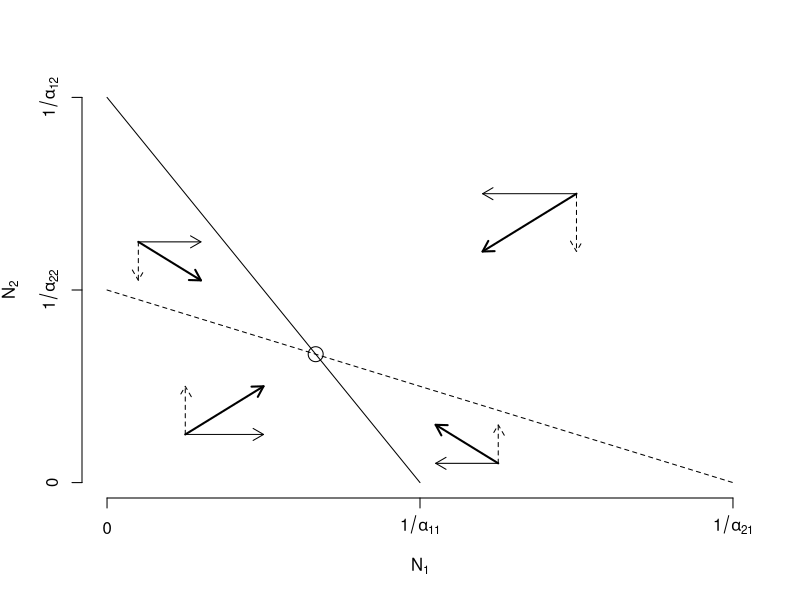
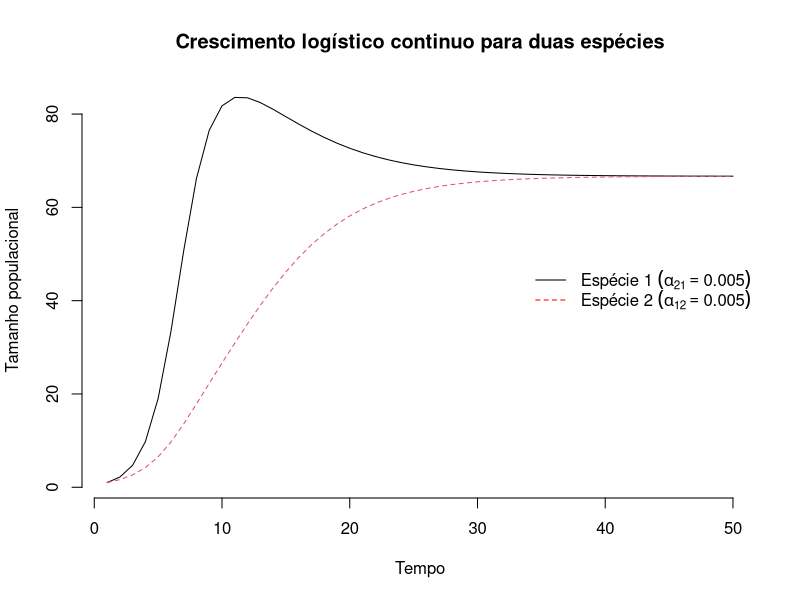
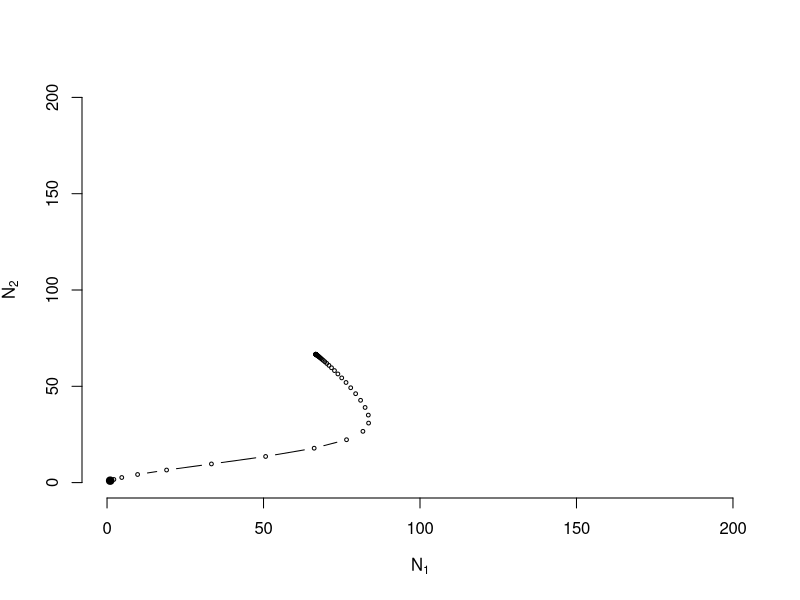
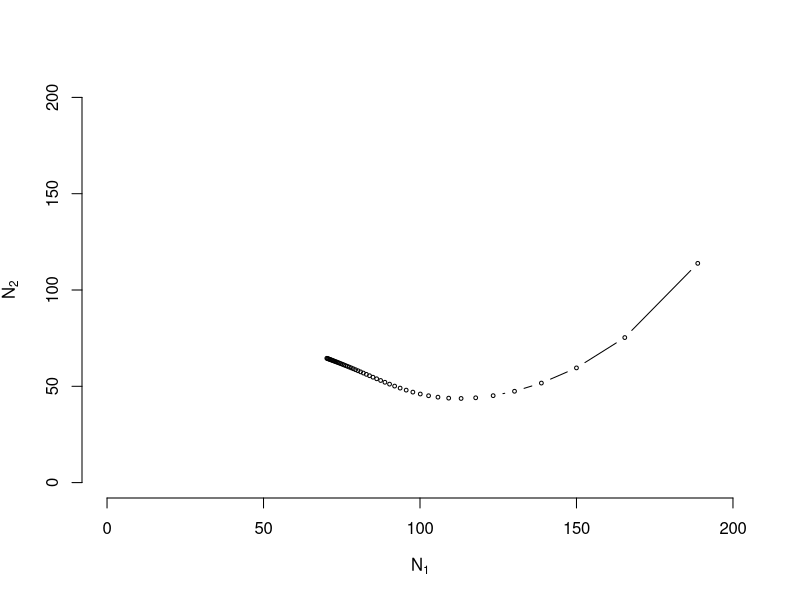
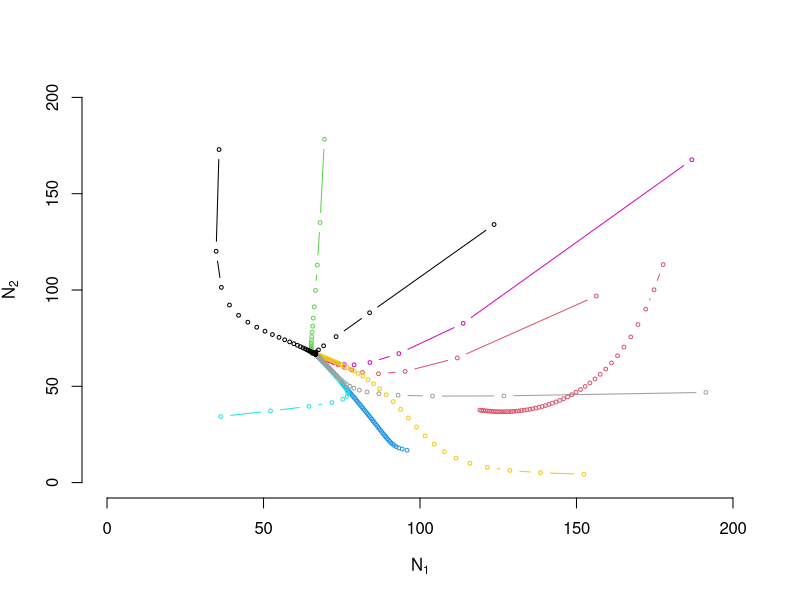
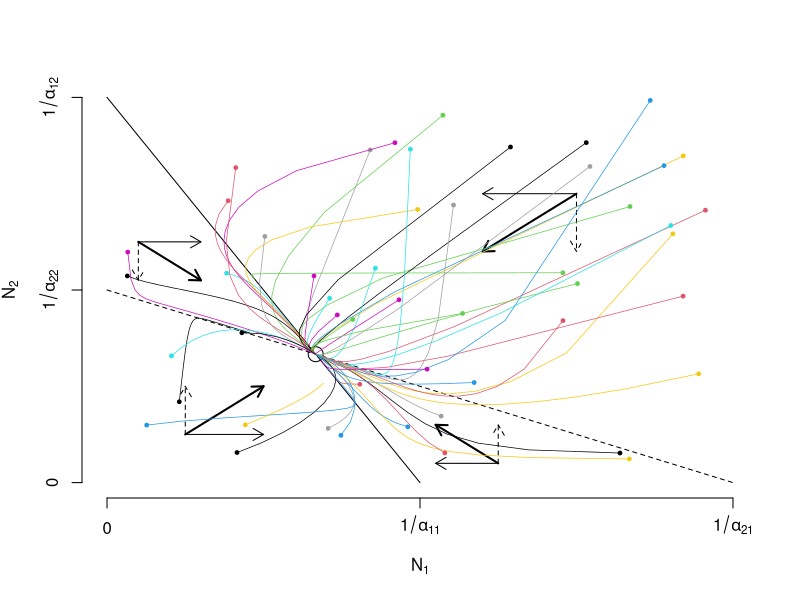

The R script that drew these images, in order:
#########################################################################
#Testando o atrator
#########################################################################
library(deSolve)

a <- matrix(c(0.01, 0.005, 0.005, 0.01), ncol = 2, byrow = TRUE)
a

### Ambas isoclines no mesmo grafico
plot((a[2,2]-a[1,2])/(a[2,2]*a[1,1] - a[1,2]*a[2,1]),(a[1,1]-a[2,1])/(a[2,2]*a[1,1] - a[1,2]*a[2,1]), cex=2,
     pch=1, col=1, axes=FALSE,ylim=c(0, max(1/a[2,2], 1/a[1,2])), xlim=c(0, max(1/a[1,1], 1/a[2,1])),
     ylab=expression("N"[2]), xlab=expression("N"[1]), pty='s')
curve(1/a[2,2] - (a[2,1]/a[2,2])*x, 0, 1/a[2,1], add=TRUE, lty=2)
curve(1/a[1,2] - (a[1,1]/a[1,2])*x, 0, 1/a[1,1], add=T)
axis(1, c(0, 1/a[1,1], 1/a[2,1]),c(0, expression(1/alpha[11]),expression(1/alpha[21])))
axis(2, c(0, 1/a[2,2], 1/a[1,2]),c(0, expression(1/alpha[22]),expression(1/alpha[12])))
arrows(c(25,25,25), c(25,25,25), c(25,50,50), c(50,25,50),col=1, length=.12, lwd=c(1,1,2), lty=c(2,1,1))
arrows(c(150,150,150), c(150,150,150), c(150,120, 120), c(120,150,120),col=1, length=.12,  lwd=c(1,1,2), lty=c(2,1,1))
arrows(c(10, 10, 10), c(125,125,125), c(10,30,30), c(105,125,105),length=0.12, col=1,  lwd=c(1,1,2), lty=c(2,1,1))
arrows(c(125,125,125), c(10, 10,10), c(125,105,105), c(30,10,30),length=0.12, col=1,  lwd=c(1,1,2), lty=c(2,1,1))

#Modelo para crescimento continuo
lvcomp2 <- function(t, n, parms) {
  with(as.list(parms), {
    dn1dt <- r1*n[1]*(1-a11*n[1] - a12*n[2])
    dn2dt <- r2*n[2]*(1-a22*n[2] - a21*n[1])
    list(c(dn1dt, dn2dt))
  } )
}


#Resolvendo continuamente com desolve
a
parms <- c(r1=0.8,r2=0.5,a11=0.010,a21=0.005,a22=0.010,a12=0.005);
initialN<-c(1,1)
out<-ode(y=initialN, times=1:50, func=lvcomp2, parms=parms)

#
matplot(out[,1],out[,-1],type='l',xlab="Tempo",ylab="Tamanho populacional",
        frame.plot=F,main="Crescimento logístico continuo para duas espécies")
legend("right",c(expression("Espécie 1 "*(alpha[21]==0.005)),
                expression("Espécie 2 "*(alpha[12]==0.005))),
       lty=1:2,bty='n',col=c("black","red"))

#Representação das abundancias das duas espécies num plano
plot(1, 1, type = "p", ylim = c(0, 200), xlim = c(0,200),frame=F,
     ylab = expression("N"[2]),xlab=expression("N"[1]),pch=19)
points(out[,2],out[,3],type="b",cex=0.5)

#Agora um caso onde as taxas de crescimento são definidas ao acaso,
#assim como a população inicial
plot(1, 1, type = "n", ylim = c(0, 200), xlim = c(0,200),frame=F,
     ylab = expression("N"[2]),xlab=expression("N"[1]),pch=19)

parms[1:2]<-runif(2,0,1)
initialN<-runif(2,1,200)
out<-ode(y=initialN, times=1:50, func=lvcomp2, parms=parms)
points(out[,2],out[,3],type="b",cex=0.5,col=1)

#O mesmo procedimento anterior varias vezes no mesmo grafico
plot(1, 1, type = "n", ylim = c(0, 200), xlim = c(0,200),frame=F,
     ylab = expression("N"[2]),xlab=expression("N"[1]),pch=19)

for(i in 1:10) {
    parms[1:2]<-runif(2,0,1)
    initialN<-runif(2,1,200)
    out<-ode(y=initialN, times=1:50, func=lvcomp2, parms=parms)
    points(out[,2],out[,3],type="b",cex=0.5,col=i)
    }

#O mesmo procedimento para o nosso grafico de isoclines
plot((a[2,2]-a[1,2])/(a[2,2]*a[1,1] - a[1,2]*a[2,1]),(a[1,1]-a[2,1])/(a[2,2]*a[1,1] - a[1,2]*a[2,1]), cex=2,
     pch=1, col=1, axes=FALSE,ylim=c(0, max(1/a[2,2], 1/a[1,2])), xlim=c(0, max(1/a[1,1], 1/a[2,1])),
     ylab=expression("N"[2]), xlab=expression("N"[1]), pty='s')
curve(1/a[2,2] - (a[2,1]/a[2,2])*x, 0, 1/a[2,1], add=TRUE, lty=2)
curve(1/a[1,2] - (a[1,1]/a[1,2])*x, 0, 1/a[1,1], add=T)
axis(1, c(0, 1/a[1,1], 1/a[2,1]),c(0, expression(1/alpha[11]),expression(1/alpha[21])))
axis(2, c(0, 1/a[2,2], 1/a[1,2]),c(0, expression(1/alpha[22]),expression(1/alpha[12])))
arrows(c(25,25,25), c(25,25,25), c(25,50,50), c(50,25,50),col=1, length=.12, lwd=c(1,1,2), lty=c(2,1,1))
arrows(c(150,150,150), c(150,150,150), c(150,120, 120), c(120,150,120),col=1, length=.12,  lwd=c(1,1,2), lty=c(2,1,1))
arrows(c(10, 10, 10), c(125,125,125), c(10,30,30), c(105,125,105),length=0.12, col=1,  lwd=c(1,1,2), lty=c(2,1,1))
arrows(c(125,125,125), c(10, 10,10), c(125,105,105), c(30,10,30),length=0.12, col=1,  lwd=c(1,1,2), lty=c(2,1,1))


for(i in 1:50) {
    parms[1:2]<-runif(2,0,1)
    initialN<-runif(2,1,200)
    out<-ode(y=initialN, times=1:50, func=lvcomp2, parms=parms)
    points(out[1,2],out[1,3],type="p",pch=19,col=i,cex=0.5)
    points(out[,2],out[,3],type="l",lwd=0.7,col=i)
    }
